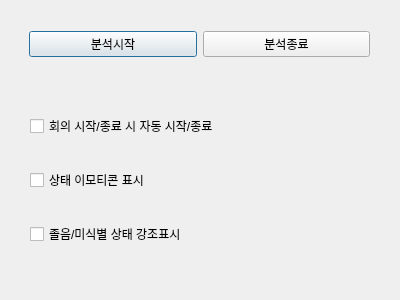
<?xml version="1.0" encoding="UTF-8"?>
<ui version="4.0">
 <class>Dialog</class>
 <widget class="QDialog" name="Dialog">
  <property name="geometry">
   <rect>
    <x>0</x>
    <y>0</y>
    <width>400</width>
    <height>300</height>
   </rect>
  </property>
  <property name="windowTitle">
   <string>온라인 학습자 태도분석</string>
  </property>
  <widget class="QWidget" name="horizontalLayoutWidget">
   <property name="geometry">
    <rect>
     <x>29</x>
     <y>29</y>
     <width>341</width>
     <height>31</height>
    </rect>
   </property>
   <layout class="QHBoxLayout" name="horizontalLayout">
    <item>
     <widget class="QPushButton" name="analysisStartBtn">
      <property name="minimumSize">
       <size>
        <width>167</width>
        <height>0</height>
       </size>
      </property>
      <property name="text">
       <string>분석시작</string>
      </property>
     </widget>
    </item>
    <item>
     <widget class="QPushButton" name="analysisEndBtn">
      <property name="text">
       <string>분석종료</string>
      </property>
     </widget>
    </item>
   </layout>
  </widget>
  <widget class="QWidget" name="verticalLayoutWidget">
   <property name="geometry">
    <rect>
     <x>30</x>
     <y>90</y>
     <width>341</width>
     <height>181</height>
    </rect>
   </property>
   <layout class="QVBoxLayout" name="verticalLayout">
    <item>
     <widget class="QCheckBox" name="autoStartEnd">
      <property name="text">
       <string>회의 시작/종료 시 자동 시작/종료</string>
      </property>
     </widget>
    </item>
    <item>
     <widget class="QCheckBox" name="emoticonBtn">
      <property name="text">
       <string>상태 이모티콘 표시</string>
      </property>
     </widget>
    </item>
    <item>
     <widget class="QCheckBox" name="highlightChkBox">
      <property name="text">
       <string>졸음/미식별 상태 강조표시</string>
      </property>
     </widget>
    </item>
   </layout>
  </widget>
 </widget>
 <resources/>
 <connections/>
</ui>
